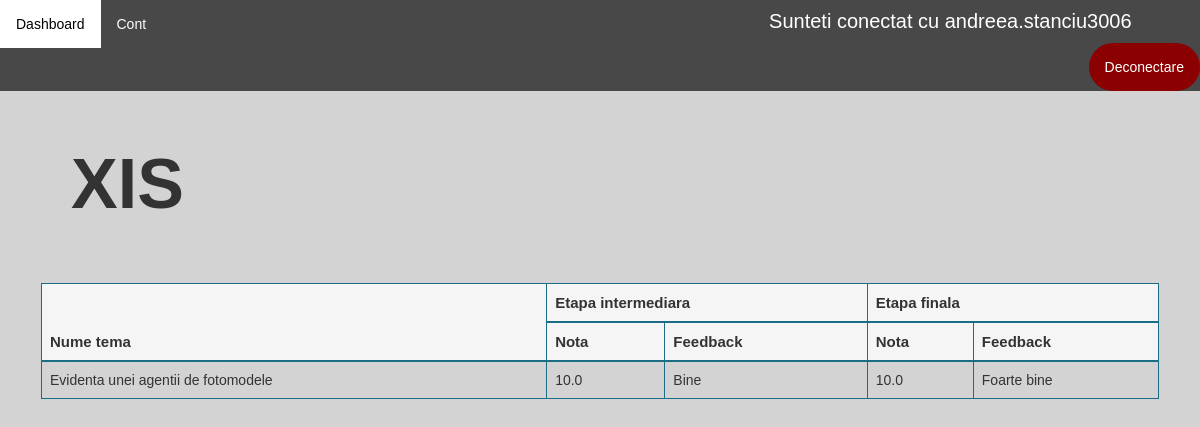
The app's page /disciplina-student/41/note/ (signed in) with its own data.
### application/models.py (models this page shows)
class Disciplina(models.Model):
    id = models.AutoField(primary_key=True)
    nume = models.CharField(max_length=100, unique=True)
    profesori = models.ManyToManyField(Profesor)
    an_universitar = models.IntegerField(null=True)
    semestru = models.IntegerField(null=True)

class Tema(models.Model):
    id = models.AutoField(primary_key=True)
    nume = models.CharField(max_length=100, unique=False)
    descriere = models.CharField(max_length=500, null=True)
    proiect = models.ForeignKey(Proiect, on_delete=models.CASCADE, unique=False)

class Incarcare(models.Model):
    id = models.AutoField(primary_key=True)
    student = models.ForeignKey(Student, on_delete=models.CASCADE)
    tema = models.ForeignKey(Tema, on_delete=models.CASCADE)
    data_incarcare = models.DateField(null=True, unique=False)
    tip = models.CharField(max_length=20, null=True)
    document = models.CharField(max_length=100, null=True, unique=False)
    nota = models.FloatField(default=0)
    feedback = models.CharField(max_length=500, null=True)

### application/decorators.py (the view)
        def wrapper_func(request, *args, **kwargs):
            user_groups = list()
            for group in request.user.groups.all():
                user_groups.append(group.name)
            if allowed_roles[0] in user_groups:
                return view_func(request, *args, **kwargs)
            else:
                return redirect('dashboard')

### application/functions.py (called while the page is built)
def get_user_info(request):
    user = request.user
    user_groups = [group.name for group in user.groups.all()]
    if 'admin' in user_groups:
        user_type = 'admin'
    elif 'studenti' in user_groups:
        user_type = 'student'
    elif 'secretariat' in user_groups:
        user_type = 'secretar'
    else:
        user_type = 'profesor'
    out = {'user': user,
           'user_groups': user_groups,
           'user_type': user_type
           }
    return out

def create_context(request=None, extract_user_info=True):
    if extract_user_info and not request:
        raise ValueError("request must be set if extract_user_info is True")
    out = {}
    if extract_user_info:
        out.update(get_user_info(request))
    return out

### application/templates/application/student/note.html (shortened to what this page needs)
{% extends 'application/dashboard.html' %}
{% load static %}
{% block article %}
        <h1 style="font-size: 70px; padding: 30px"><b>{{ disciplina.nume }}</b></h1><br>
        <div class="table-wrapper-scroll-y custom-scrollbar" style="margin-top:-20px;">
            <table class="table table-bordered" id="myTable" style="border-color: #1b6d85">
                <thead style="background-color: whitesmoke; border-color: #1b6d85; font-size: 15px">
                <tr  style="border-color: #1b6d85">
                    <th  style="border-color: #1b6d85" rowspan="2">Nume tema</th>
                    <th  style="border-color: #1b6d85" colspan="2">Etapa intermediara</th>
                    <th  style="border-color: #1b6d85" colspan="2">Etapa finala</th>
                </tr>
                <tr>
                    <th style="border-color: #1b6d85">Nota</th>
                    <th style="border-color: #1b6d85">Feedback</th>
                    <th style="border-color: #1b6d85">Nota</th>
                    <th style="border-color: #1b6d85">Feedback</th>
                </tr>
                </thead>
                <tbody>
                    <tr class="tr">
                        <td  style="border-color: #1b6d85">{{ teme.nume }}</td>
                        <td style="border-color: #1b6d85">{{ incarcare_intermediara.nota }}</td>
                        <td style="border-color: #1b6d85">{{ incarcare_intermediara.feedback }}</td>
                        <td style="border-color: #1b6d85">{{ incarcare_finala.nota }}</td>
                        <td style="border-color: #1b6d85">{{ incarcare_finala.feedback }}</td>
                    </tr>
                </tbody>
            </table>
        </div>
{% endblock %}

### application/templates/application/main_layout_application.html (shortened to what this page needs)
{% extends 'main_layout.html' %}
{% load static %}
{% block header %}
    <link rel="stylesheet" href="{% static 'application/css/main_layout_application.css' %}">
        <ul class="topnav">
            <li><a href="{% url 'dashboard' %}">Dashboard</a></li>
            <li><a href="{% url 'account' %}">Cont</a>
            <li style="padding: 7px; color: white; font-size: 20px; margin-left: 600px">Sunteti conectat cu {{ request.user.username }}</li>
            <li class="right"><a class="logout" href="{% url 'logout' %}">Deconectare</a></li>
        </ul>
{% endblock %}

### application/static/application/css/main_layout_application.css (style rules this page uses)
body { font-family: Arial, Helvetica, sans-serif; }
body { margin: 0; background-color: lightgray; font-family: Arial, Helvetica, sans-serif; }
ul.topnav { list-style-type: none; margin: 0; padding: 0; overflow: hidden; background-color: #484848; }
ul.topnav li { float: left; }
ul.topnav li a { display: block; color: white; text-align: center; padding: 14px 16px; text-decoration: none; }
ul.topnav li.right { background-color: darkred; float: right; border-radius: 50px; }

### records on screen
Disciplina: nume "XIS"
Tema: nume "Evidenta unei agentii de fotomodele"
Incarcare: nota "10.0", feedback "Bine"
Incarcare: nota "10.0", feedback "Foarte bine"

### other values on screen
{{ request.user.username }} "andreea.stanciu3006"
